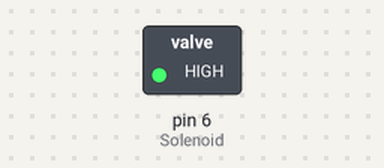
Bench run of a sketch on a simulated Arduino Uno, built with avr-gcc and run on an emulated ATmega328P. Parts: switched loads named in the sketch (green lamp = pin HIGH).

Above: at 0.1 s.
Timing chart, 0 to 1.6 s (numbered marks = the images above):
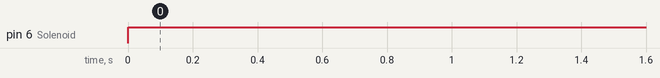

The sketch:

Solenoid_Aurdio.ino
```cpp
int Solenoid = 6;

void setup() {
  // put your setup code here, to run once:
  pinMode(Solenoid, OUTPUT);
}

void loop() {
  // put your main code here, to run repeatedly:
  digitalWrite(Solenoid, HIGH);
  //delay(2000); //2s
  //digitalWrite(Solenoid,LOW);
  //delay(2000);

}
```

Measured:
- by itself, pin 6 (Solenoid): LOW → HIGH at 0.00 s
